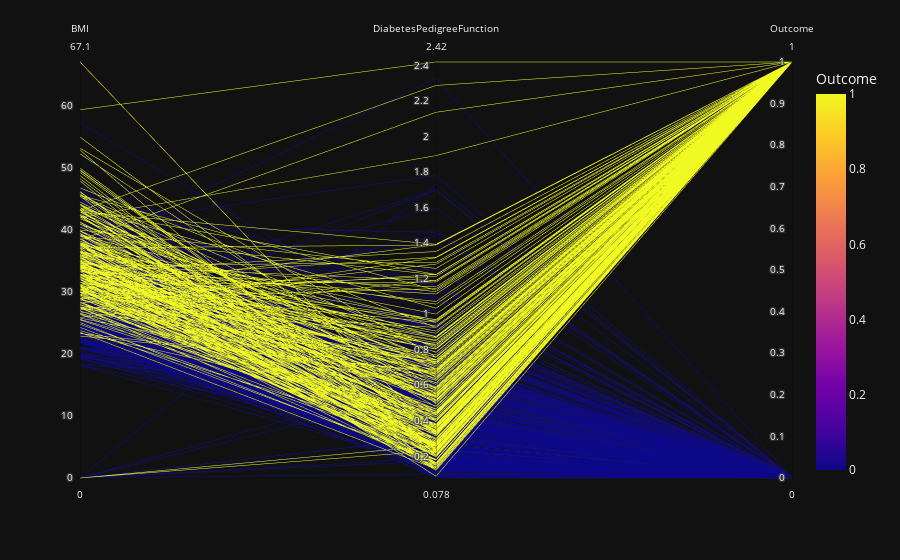

Notebook source saved alongside this figure:
### Markdown cell above
#### BMI + Diabetes pedigree function

Visualizing the BMI and diabetes pedigree function

### Code cell
ax = px.parallel_coordinates(df_diabetes.loc[:, ["BMI", 'DiabetesPedigreeFunction', "Outcome"]], template="plotly_dark", color="Outcome")
ax.show()
plt.show()

### Figure 1 — Plotly figure (JSON) as saved in the notebook; plotly's stock layout.template omitted (floating-point values rounded to 4 significant figures; data arrays with more than 128 entries replaced by an {"elided": "..."} marker saying what was removed)
{"data": [{"dimensions": [{"label": "BMI", "values": {"elided": "768 float values"}}, {"label": "DiabetesPedigreeFunction", "values": {"elided": "768 float values"}}, {"label": "Outcome", "values": {"elided": "768 int values"}}], "domain": {"x": [0.0, 1.0], "y": [0.0, 1.0]}, "line": {"color": {"elided": "768 int values"}, "coloraxis": "coloraxis"}, "name": "", "type": "parcoords"}], "layout": {"coloraxis": {"colorbar": {"title": {"text": "Outcome"}}, "colorscale": [[0.0, "#0d0887"], [0.1111, "#46039f"], [0.2222, "#7201a8"], [0.3333, "#9c179e"], [0.4444, "#bd3786"], [0.5556, "#d8576b"], [0.6667, "#ed7953"], [0.7778, "#fb9f3a"], [0.8889, "#fdca26"], [1.0, "#f0f921"]]}, "legend": {"tracegroupgap": 0}, "margin": {"t": 60}}}
